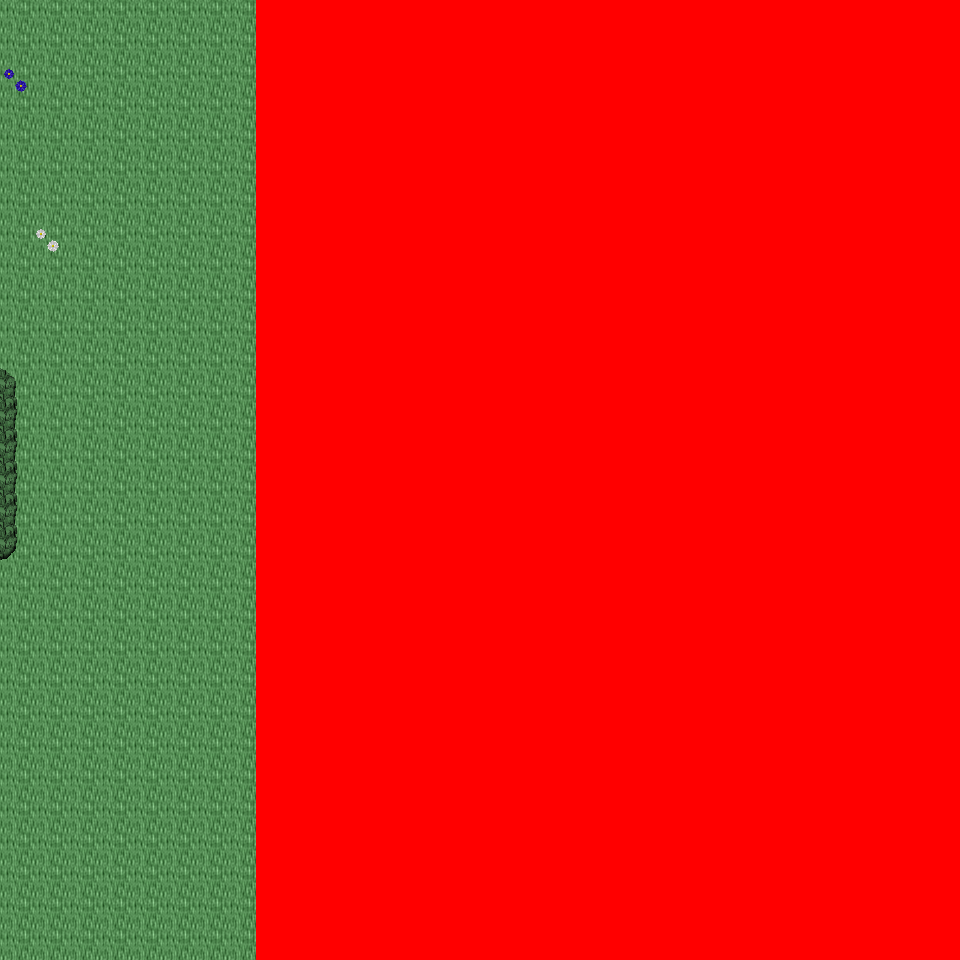

This is a level from a 2D game, rendered from its Tiled map with the project's own tilesets. A one-line summary and the map file follow, with tile-layer data summarised:
An orthogonal 30x30 tile map with 32x32 px tiles, 6 tile layers (Ground, Object, Object2, Above, ...), 16 tilesets and 3 objects (3x mapchange).

<map version="1.0" orientation="orthogonal" renderorder="right-down" width="30" height="30" tilewidth="32" tileheight="32" nextobjectid="4">
  <tileset firstgid="1" name="tileset_logic_collision" tilewidth="32" tileheight="32" tilecount="1" columns="1">
    <image source="../drawable/tileset_logic_collision.png" width="32" height="32" />
  </tileset>
  <tileset firstgid="2" name="tileset_ground_ground" tilewidth="32" tileheight="32" tilecount="33" columns="3">
    <image source="../drawable/tileset_ground_ground.png" width="96" height="352" />
  </tileset>
  <tileset firstgid="35" name="tileset_ground_grass_corners" tilewidth="32" tileheight="32" tilecount="24" columns="6">
    <image source="../drawable/tileset_ground_grass_corners.png" width="192" height="128" />
  </tileset>
  <tileset firstgid="59" name="tileset_ground_grass_edges" tilewidth="32" tileheight="32" tilecount="36" columns="12">
    <image source="../drawable/tileset_ground_grass_edges.png" width="384" height="96" />
  </tileset>
  <tileset firstgid="95" name="tileset_ground_grass_2" tilewidth="32" tileheight="32" tilecount="21" columns="3">
    <image source="../drawable/tileset_ground_grass_2.png" width="96" height="224" />
  </tileset>
  <tileset firstgid="116" name="tileset_plant_leaves" tilewidth="32" tileheight="32" tilecount="8" columns="4">
    <image source="../drawable/tileset_plant_leaves.png" width="128" height="64" />
  </tileset>
  <tileset firstgid="124" name="tileset_plant_tree_tree_darkgreen" tilewidth="32" tileheight="32" tilecount="88" columns="8">
    <image source="../drawable/tileset_plant_tree_tree_darkgreen.png" width="256" height="352" />
  </tileset>
  <tileset firstgid="212" name="tileset_plant_tree_fall_trees" tilewidth="32" tileheight="32" tilecount="40" columns="8">
    <image source="../drawable/tileset_plant_tree_fall_trees.png" width="256" height="160" />
  </tileset>
  <tileset firstgid="252" name="tileset_plant_tree_pine_tree" tilewidth="32" tileheight="32" tilecount="20" columns="4">
    <image source="../drawable/tileset_plant_tree_pine_tree.png" width="128" height="160" />
  </tileset>
  <tileset firstgid="272" name="tileset_plant_stump_hollow_logs" tilewidth="32" tileheight="32" tilecount="6" columns="3">
    <image source="../drawable/tileset_plant_stump_hollow_logs.png" width="96" height="64" />
  </tileset>
  <tileset firstgid="278" name="tileset_plant_stump_small_stump" tilewidth="32" tileheight="32" tilecount="4" columns="2">
    <image source="../drawable/tileset_plant_stump_small_stump.png" width="64" height="64" />
  </tileset>
  <tileset firstgid="282" name="tileset_plant_stump_stump_pale_purple" tilewidth="32" tileheight="32" tilecount="4" columns="2">
    <image source="../drawable/tileset_plant_stump_stump_pale_purple.png" width="64" height="64" />
  </tileset>
  <tileset firstgid="286" name="tileset_plant_flower_daisy_blue" tilewidth="32" tileheight="32" tilecount="8" columns="2">
    <image source="../drawable/tileset_plant_flower_daisy_blue.png" width="64" height="128" />
  </tileset>
  <tileset firstgid="294" name="tileset_plant_flower_daisy_red" tilewidth="32" tileheight="32" tilecount="8" columns="2">
    <image source="../drawable/tileset_plant_flower_daisy_red.png" width="64" height="128" />
  </tileset>
  <tileset firstgid="302" name="tileset_plant_flower_daisy_white" tilewidth="32" tileheight="32" tilecount="8" columns="2">
    <image source="../drawable/tileset_plant_flower_daisy_white.png" width="64" height="128" />
  </tileset>
  <tileset firstgid="310" name="tileset_plant_flower_daisy_yellow" tilewidth="32" tileheight="32" tilecount="8" columns="2">
    <image source="../drawable/tileset_plant_flower_daisy_yellow.png" width="64" height="128" />
  </tileset>
  <layer name="Ground" width="30" height="30">
    <data>[900 cells, 900 non-empty, 3 distinct tile ids]</data>
  </layer>
  <layer name="Object" width="30" height="30">
    <data>[900 cells, 98 non-empty, 27 distinct tile ids]</data>
  </layer>
  <layer name="Object2" width="30" height="30">
    <data>[900 cells, 12 non-empty, 12 distinct tile ids]</data>
  </layer>
  <layer name="Above" width="30" height="30">
    <data>[900 cells, 28 non-empty, 28 distinct tile ids]</data>
  </layer>
  <layer name="Above2" width="30" height="30">
    <data>[900 cells, 0 non-empty, 0 distinct tile ids]</data>
  </layer>
  <layer name="Walkable" width="30" height="30">
    <data>[900 cells, 660 non-empty, 1 distinct tile ids]</data>
  </layer>
  <objectgroup name="MapEvents">
    <object id="1" name="north" type="mapchange" x="0" y="0" width="256" height="32">
      <properties>
        <property name="map" value="0_ados_mountain_n2_w2_x3_y0" />
        <property name="place" value="south" />
      </properties>
    </object>
    <object id="2" name="south" type="mapchange" x="0" y="928" width="256" height="32">
      <properties>
        <property name="map" value="0_ados_mountain_n2_w2_x3_y2" />
        <property name="place" value="north" />
      </properties>
    </object>
    <object id="3" name="west" type="mapchange" x="0" y="0" width="32" height="960">
      <properties>
        <property name="map" value="0_ados_mountain_n2_w2_x2_y1" />
        <property name="place" value="east" />
      </properties>
    </object>
  </objectgroup>
</map>
